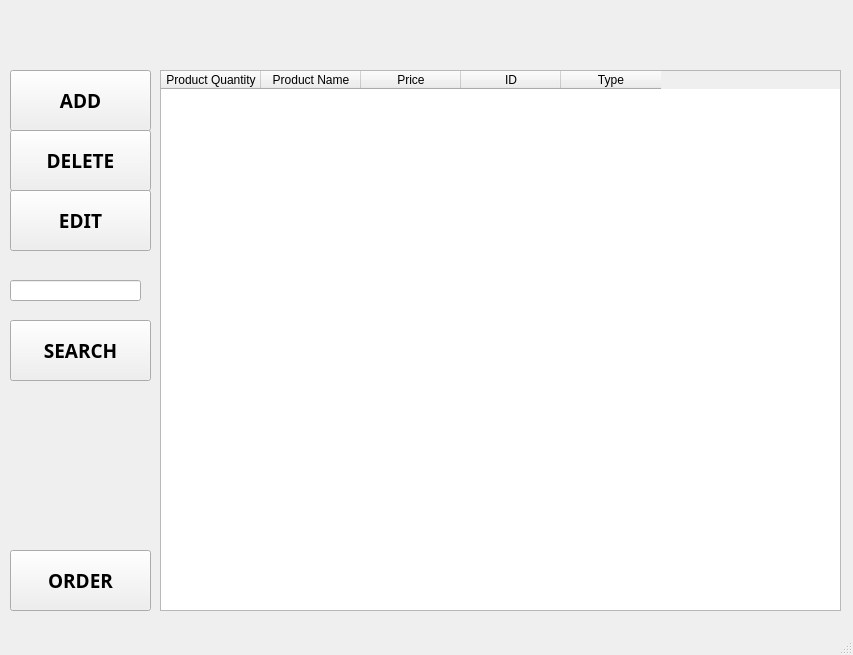
<?xml version="1.0" encoding="UTF-8"?>
<ui version="4.0">
 <class>MainWindow</class>
 <widget class="QMainWindow" name="MainWindow">
  <property name="geometry">
   <rect>
    <x>0</x>
    <y>0</y>
    <width>853</width>
    <height>655</height>
   </rect>
  </property>
  <property name="sizePolicy">
   <sizepolicy hsizetype="Fixed" vsizetype="Fixed">
    <horstretch>0</horstretch>
    <verstretch>0</verstretch>
   </sizepolicy>
  </property>
  <property name="minimumSize">
   <size>
    <width>853</width>
    <height>655</height>
   </size>
  </property>
  <property name="maximumSize">
   <size>
    <width>853</width>
    <height>655</height>
   </size>
  </property>
  <property name="windowTitle">
   <string>MainWindow</string>
  </property>
  <widget class="QWidget" name="centralwidget">
   <widget class="QPushButton" name="Add">
    <property name="geometry">
     <rect>
      <x>10</x>
      <y>70</y>
      <width>141</width>
      <height>61</height>
     </rect>
    </property>
    <property name="font">
     <font>
      <family>Arial Black</family>
      <pointsize>14</pointsize>
      <weight>75</weight>
      <bold>true</bold>
     </font>
    </property>
    <property name="text">
     <string>ADD</string>
    </property>
   </widget>
   <widget class="QPushButton" name="Delete">
    <property name="geometry">
     <rect>
      <x>10</x>
      <y>130</y>
      <width>141</width>
      <height>61</height>
     </rect>
    </property>
    <property name="font">
     <font>
      <family>Arial Black</family>
      <pointsize>14</pointsize>
      <weight>75</weight>
      <bold>true</bold>
     </font>
    </property>
    <property name="text">
     <string>DELETE</string>
    </property>
   </widget>
   <widget class="QPushButton" name="Edit">
    <property name="geometry">
     <rect>
      <x>10</x>
      <y>190</y>
      <width>141</width>
      <height>61</height>
     </rect>
    </property>
    <property name="font">
     <font>
      <family>Arial Black</family>
      <pointsize>14</pointsize>
      <weight>75</weight>
      <bold>true</bold>
     </font>
    </property>
    <property name="text">
     <string>EDIT</string>
    </property>
   </widget>
   <widget class="QPushButton" name="Search">
    <property name="geometry">
     <rect>
      <x>10</x>
      <y>320</y>
      <width>141</width>
      <height>61</height>
     </rect>
    </property>
    <property name="font">
     <font>
      <family>Arial Black</family>
      <pointsize>14</pointsize>
      <weight>75</weight>
      <bold>true</bold>
     </font>
    </property>
    <property name="text">
     <string>SEARCH</string>
    </property>
   </widget>
   <widget class="QPushButton" name="Order">
    <property name="geometry">
     <rect>
      <x>10</x>
      <y>550</y>
      <width>141</width>
      <height>61</height>
     </rect>
    </property>
    <property name="font">
     <font>
      <family>Arial Black</family>
      <pointsize>14</pointsize>
      <weight>75</weight>
      <bold>true</bold>
     </font>
    </property>
    <property name="text">
     <string>ORDER</string>
    </property>
   </widget>
   <widget class="QTableWidget" name="tableWidget">
    <property name="geometry">
     <rect>
      <x>160</x>
      <y>70</y>
      <width>681</width>
      <height>541</height>
     </rect>
    </property>
    <column>
     <property name="text">
      <string>Product Quantity</string>
     </property>
    </column>
    <column>
     <property name="text">
      <string>Product Name</string>
     </property>
    </column>
    <column>
     <property name="text">
      <string>Price</string>
     </property>
    </column>
    <column>
     <property name="text">
      <string>ID</string>
     </property>
    </column>
    <column>
     <property name="text">
      <string>Type</string>
     </property>
    </column>
   </widget>
   <widget class="QLabel" name="Background">
    <property name="geometry">
     <rect>
      <x>0</x>
      <y>0</y>
      <width>851</width>
      <height>651</height>
     </rect>
    </property>
    <property name="text">
     <string/>
    </property>
   </widget>
   <widget class="QLineEdit" name="lineEdit">
    <property name="geometry">
     <rect>
      <x>10</x>
      <y>280</y>
      <width>131</width>
      <height>21</height>
     </rect>
    </property>
   </widget>
  </widget>
  <widget class="QStatusBar" name="statusbar"/>
 </widget>
 <resources/>
 <connections/>
</ui>
